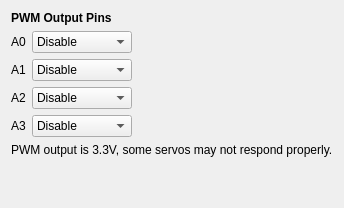
            <widget class="QWidget" name="tabPWM">
             <attribute name="title">
              <string>PWM</string>
             </attribute>
             <layout class="QGridLayout" name="gridLayout_9">
              <item row="1" column="1">
               <widget class="QComboBox" name="cmbPWM0">
                <property name="minimumSize">
                 <size>
                  <width>100</width>
                  <height>0</height>
                 </size>
                </property>
                <item>
                 <property name="text">
                  <string>Disable</string>
                 </property>
                </item>
                <item>
                 <property name="text">
                  <string>Channel 1</string>
                 </property>
                </item>
                <item>
                 <property name="text">
                  <string>Channel 2</string>
                 </property>
                </item>
                <item>
                 <property name="text">
                  <string>Channel 3</string>
                 </property>
                </item>
                <item>
                 <property name="text">
                  <string>Channel 4</string>
                 </property>
                </item>
                <item>
                 <property name="text">
                  <string>Channel 5</string>
                 </property>
                </item>
                <item>
                 <property name="text">
                  <string>Channel 6</string>
                 </property>
                </item>
                <item>
                 <property name="text">
                  <string>Channel 7</string>
                 </property>
                </item>
                <item>
                 <property name="text">
                  <string>Channel 8</string>
                 </property>
                </item>
                <item>
                 <property name="text">
                  <string>Channel 9</string>
                 </property>
                </item>
                <item>
                 <property name="text">
                  <string>Channel 10</string>
                 </property>
                </item>
                <item>
                 <property name="text">
                  <string>Channel 11</string>
                 </property>
                </item>
                <item>
                 <property name="text">
                  <string>Channel 12</string>
                 </property>
                </item>
                <item>
                 <property name="text">
                  <string>Channel 13</string>
                 </property>
                </item>
                <item>
                 <property name="text">
                  <string>Channel 14</string>
                 </property>
                </item>
                <item>
                 <property name="text">
                  <string>Channel 15</string>
                 </property>
                </item>
                <item>
                 <property name="text">
                  <string>Channel 16</string>
                 </property>
                </item>
               </widget>
              </item>
              <item row="2" column="2">
               <spacer name="horizontalSpacer_2">
                <property name="orientation">
                 <enum>Qt::Horizontal</enum>
                </property>
                <property name="sizeType">
                 <enum>QSizePolicy::MinimumExpanding</enum>
                </property>
                <property name="sizeHint" stdset="0">
                 <size>
                  <width>40</width>
                  <height>20</height>
                 </size>
                </property>
               </spacer>
              </item>
              <item row="4" column="1">
               <widget class="QComboBox" name="cmbPWM3">
                <property name="minimumSize">
                 <size>
                  <width>100</width>
                  <height>0</height>
                 </size>
                </property>
                <item>
                 <property name="text">
                  <string>Disable</string>
                 </property>
                </item>
                <item>
                 <property name="text">
                  <string>Channel 1</string>
                 </property>
                </item>
                <item>
                 <property name="text">
                  <string>Channel 2</string>
                 </property>
                </item>
                <item>
                 <property name="text">
                  <string>Channel 3</string>
                 </property>
                </item>
                <item>
                 <property name="text">
                  <string>Channel 4</string>
                 </property>
                </item>
                <item>
                 <property name="text">
                  <string>Channel 5</string>
                 </property>
                </item>
                <item>
                 <property name="text">
                  <string>Channel 6</string>
                 </property>
                </item>
                <item>
                 <property name="text">
                  <string>Channel 7</string>
                 </property>
                </item>
                <item>
                 <property name="text">
                  <string>Channel 8</string>
                 </property>
                </item>
                <item>
                 <property name="text">
                  <string>Channel 9</string>
                 </property>
                </item>
                <item>
                 <property name="text">
                  <string>Channel 10</string>
                 </property>
                </item>
                <item>
                 <property name="text">
                  <string>Channel 11</string>
                 </property>
                </item>
                <item>
                 <property name="text">
                  <string>Channel 12</string>
                 </property>
                </item>
                <item>
                 <property name="text">
                  <string>Channel 13</string>
                 </property>
                </item>
                <item>
                 <property name="text">
                  <string>Channel 14</string>
                 </property>
                </item>
                <item>
                 <property name="text">
                  <string>Channel 15</string>
                 </property>
                </item>
                <item>
                 <property name="text">
                  <string>Channel 16</string>
                 </property>
                </item>
               </widget>
              </item>
              <item row="4" column="0">
               <widget class="QLabel" name="label_40">
                <property name="text">
                 <string>A3</string>
                </property>
               </widget>
              </item>
              <item row="3" column="0">
               <widget class="QLabel" name="label_39">
                <property name="text">
                 <string>A2</string>
                </property>
               </widget>
              </item>
              <item row="1" column="0">
               <widget class="QLabel" name="label_37">
                <property name="text">
                 <string>A0</string>
                </property>
               </widget>
              </item>
              <item row="2" column="0">
               <widget class="QLabel" name="label_38">
                <property name="text">
                 <string>A1</string>
                </property>
               </widget>
              </item>
              <item row="3" column="1">
               <widget class="QComboBox" name="cmbPWM2">
                <property name="minimumSize">
                 <size>
                  <width>100</width>
                  <height>0</height>
                 </size>
                </property>
                <item>
                 <property name="text">
                  <string>Disable</string>
                 </property>
                </item>
                <item>
                 <property name="text">
                  <string>Channel 1</string>
                 </property>
                </item>
                <item>
                 <property name="text">
                  <string>Channel 2</string>
                 </property>
                </item>
                <item>
                 <property name="text">
                  <string>Channel 3</string>
                 </property>
                </item>
                <item>
                 <property name="text">
                  <string>Channel 4</string>
                 </property>
                </item>
                <item>
                 <property name="text">
                  <string>Channel 5</string>
                 </property>
                </item>
                <item>
                 <property name="text">
                  <string>Channel 6</string>
                 </property>
                </item>
                <item>
                 <property name="text">
                  <string>Channel 7</string>
                 </property>
                </item>
                <item>
                 <property name="text">
                  <string>Channel 8</string>
                 </property>
                </item>
                <item>
                 <property name="text">
                  <string>Channel 9</string>
                 </property>
                </item>
                <item>
                 <property name="text">
                  <string>Channel 10</string>
                 </property>
                </item>
                <item>
                 <property name="text">
                  <string>Channel 11</string>
                 </property>
                </item>
                <item>
                 <property name="text">
                  <string>Channel 12</string>
                 </property>
                </item>
                <item>
                 <property name="text">
                  <string>Channel 13</string>
                 </property>
                </item>
                <item>
                 <property name="text">
                  <string>Channel 14</string>
                 </property>
                </item>
                <item>
                 <property name="text">
                  <string>Channel 15</string>
                 </property>
                </item>
                <item>
                 <property name="text">
                  <string>Channel 16</string>
                 </property>
                </item>
               </widget>
              </item>
              <item row="0" column="0" colspan="2">
               <widget class="QLabel" name="label_32">
                <property name="text">
                 <string>&lt;html&gt;&lt;head/&gt;&lt;body&gt;&lt;p&gt;&lt;span style=&quot; font-weight:600;&quot;&gt;PWM Output Pins&lt;/span&gt;&lt;/p&gt;&lt;/body&gt;&lt;/html&gt;</string>
                </property>
               </widget>
              </item>
              <item row="6" column="1">
               <spacer name="verticalSpacer_9">
                <property name="orientation">
                 <enum>Qt::Vertical</enum>
                </property>
                <property name="sizeHint" stdset="0">
                 <size>
                  <width>20</width>
                  <height>40</height>
                 </size>
                </property>
               </spacer>
              </item>
              <item row="2" column="1">
               <widget class="QComboBox" name="cmbPWM1">
                <property name="minimumSize">
                 <size>
                  <width>100</width>
                  <height>0</height>
                 </size>
                </property>
                <item>
                 <property name="text">
                  <string>Disable</string>
                 </property>
                </item>
                <item>
                 <property name="text">
                  <string>Channel 1</string>
                 </property>
                </item>
                <item>
                 <property name="text">
                  <string>Channel 2</string>
                 </property>
                </item>
                <item>
                 <property name="text">
                  <string>Channel 3</string>
                 </property>
                </item>
                <item>
                 <property name="text">
                  <string>Channel 4</string>
                 </property>
                </item>
                <item>
                 <property name="text">
                  <string>Channel 5</string>
                 </property>
                </item>
                <item>
                 <property name="text">
                  <string>Channel 6</string>
                 </property>
                </item>
                <item>
                 <property name="text">
                  <string>Channel 7</string>
                 </property>
                </item>
                <item>
                 <property name="text">
                  <string>Channel 8</string>
                 </property>
                </item>
                <item>
                 <property name="text">
                  <string>Channel 9</string>
                 </property>
                </item>
                <item>
                 <property name="text">
                  <string>Channel 10</string>
                 </property>
                </item>
                <item>
                 <property name="text">
                  <string>Channel 11</string>
                 </property>
                </item>
                <item>
                 <property name="text">
                  <string>Channel 12</string>
                 </property>
                </item>
                <item>
                 <property name="text">
                  <string>Channel 13</string>
                 </property>
                </item>
                <item>
                 <property name="text">
                  <string>Channel 14</string>
                 </property>
                </item>
                <item>
                 <property name="text">
                  <string>Channel 15</string>
                 </property>
                </item>
                <item>
                 <property name="text">
                  <string>Channel 16</string>
                 </property>
                </item>
               </widget>
              </item>
              <item row="5" column="0" colspan="3">
               <widget class="QLabel" name="label_55">
                <property name="text">
                 <string>&lt;html&gt;&lt;head/&gt;&lt;body&gt;&lt;p&gt;PWM output is 3.3V, some servos may not respond properly.&lt;/p&gt;&lt;/body&gt;&lt;/html&gt;</string>
                </property>
               </widget>
              </item>
             </layout>
            </widget>
